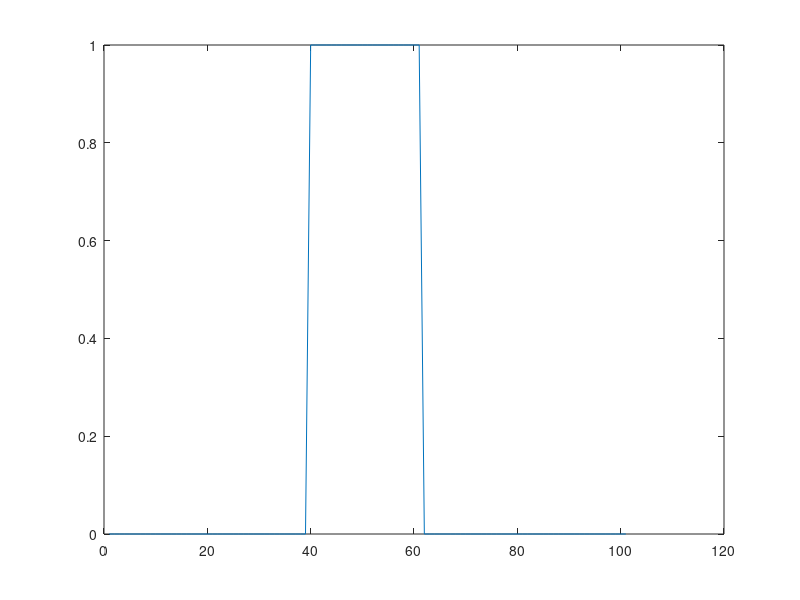
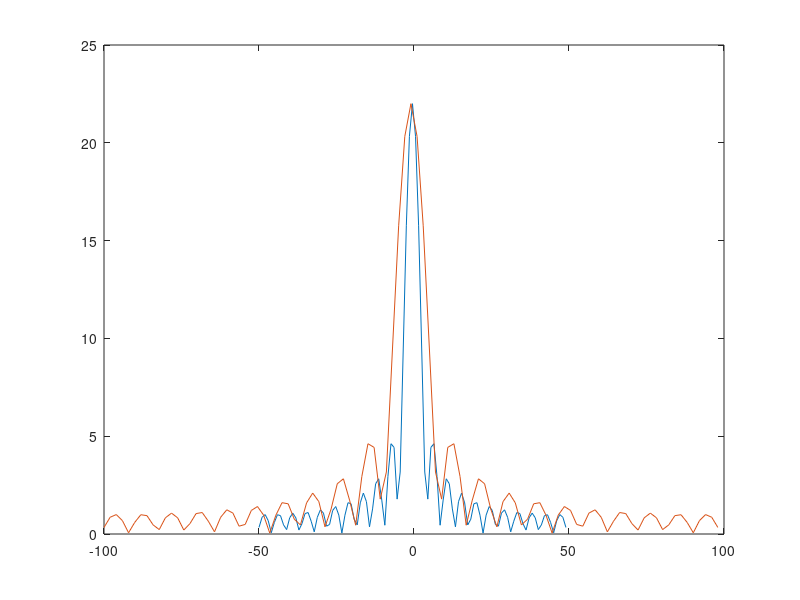

Here is the MATLAB script that generated these plots, in order:
%1.Generate a variable of zeros with length 101
x = zeros(1,101);
%2.Set the indices between 40 and 61 to 1, including 40 and 61
x(40:61) = 1;
figure
plot(x);
%3.Take the FFT of the signal. 
X = fft(x);
%4.Generate the zero-centered frequency domain for fs = 100 Hz.
fs = 1e2;
n = length(x);
fz = (-n/2:n/2-1) * (fs/n);
Xs = fftshift(X);
XX = abs(Xs);
%5.Plot the signal in the frequency domain.
figure
plot(fz, XX);
%6.Do the same for fs = 1 kHz, and plot it on the same figure
hold on;
fs = 2e2;
n = length(x);
fz = (-n/2:n/2-1) * (fs/n);
X = fft(x);
Xs = fftshift(X);
XX = abs(Xs);
plot(fz,XX);